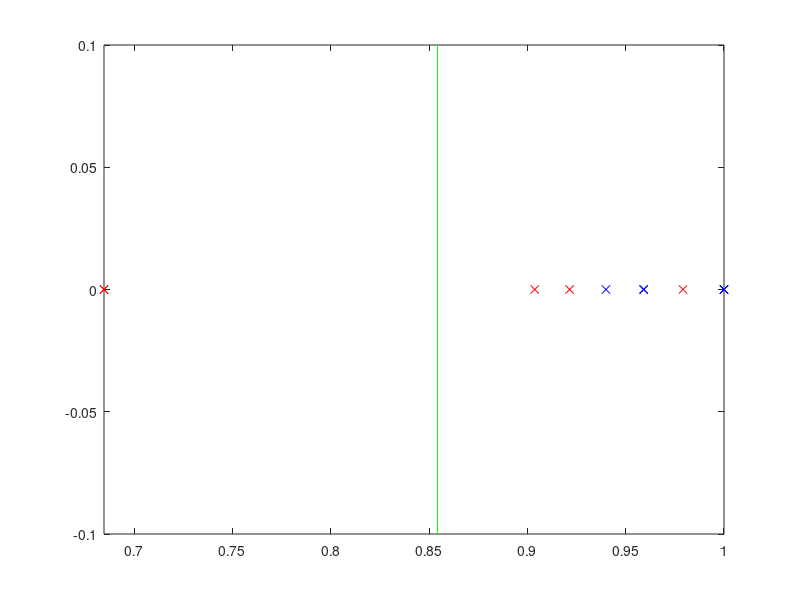

This figure's MATLAB source:
hold off;
x0p = [1.0 1.0 1.0 0.9591433820921584 0.9591433820921584 0.9399419573878857 ];
x0n = [0.6846890431714244 0.6846890431714244 0.979145672398816 0.9037567177443684 0.9214942438662401 ];
w0 = 1217.9885025024414;
hold off;
zrp = zeros(1,length(x0p));
zrn = zeros(1,length(x0n));
plot(x0p,zrp,'xb');
hold on;
plot(x0n,zrn,'xr');
xc=[0.8542975305668707 0.8542975305668707];
yc=[-1 1];
plot(xc,yc,'g');
axis([min([x0p x0n]) max([x0p x0n]) -0.1 0.1]);
